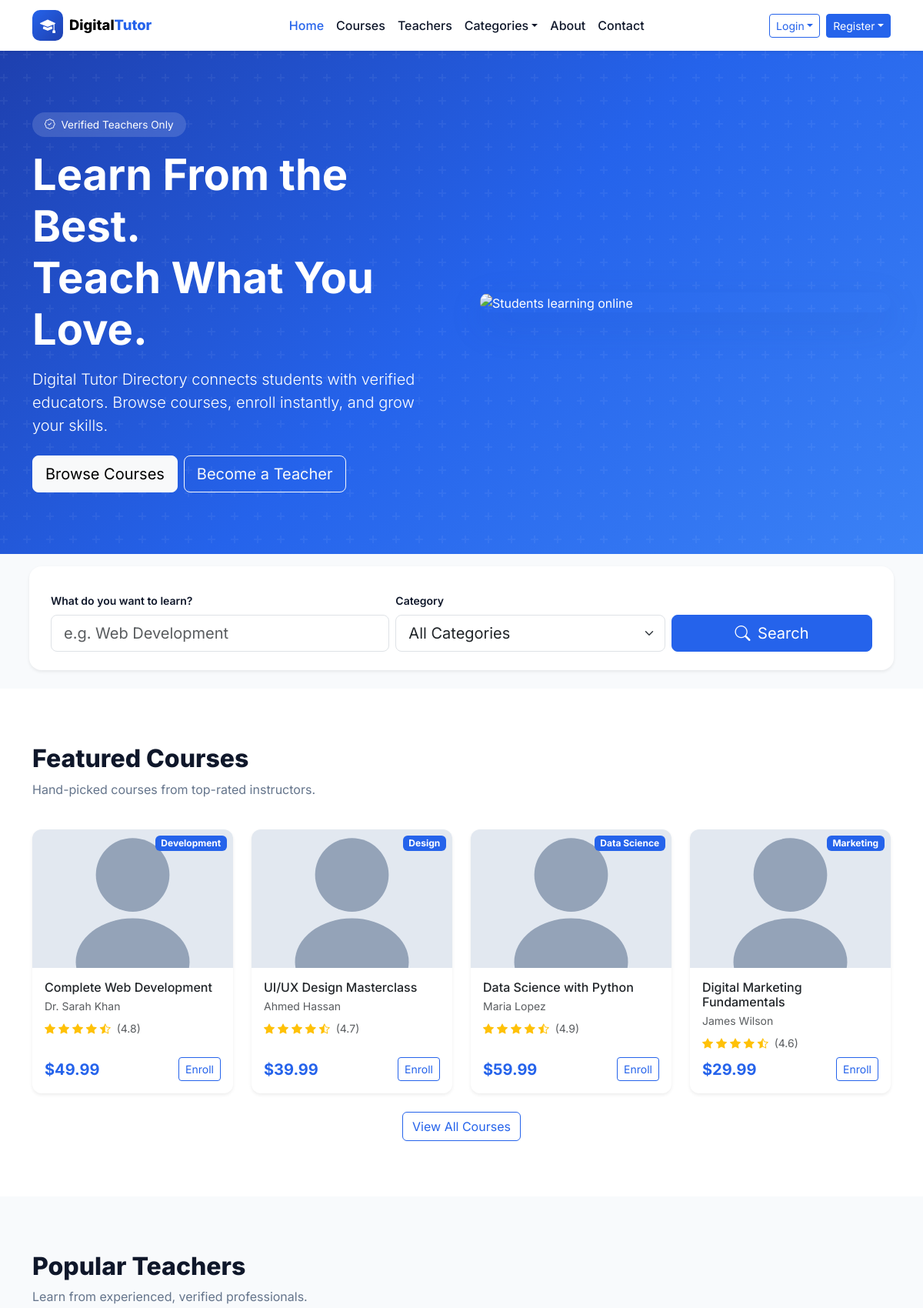
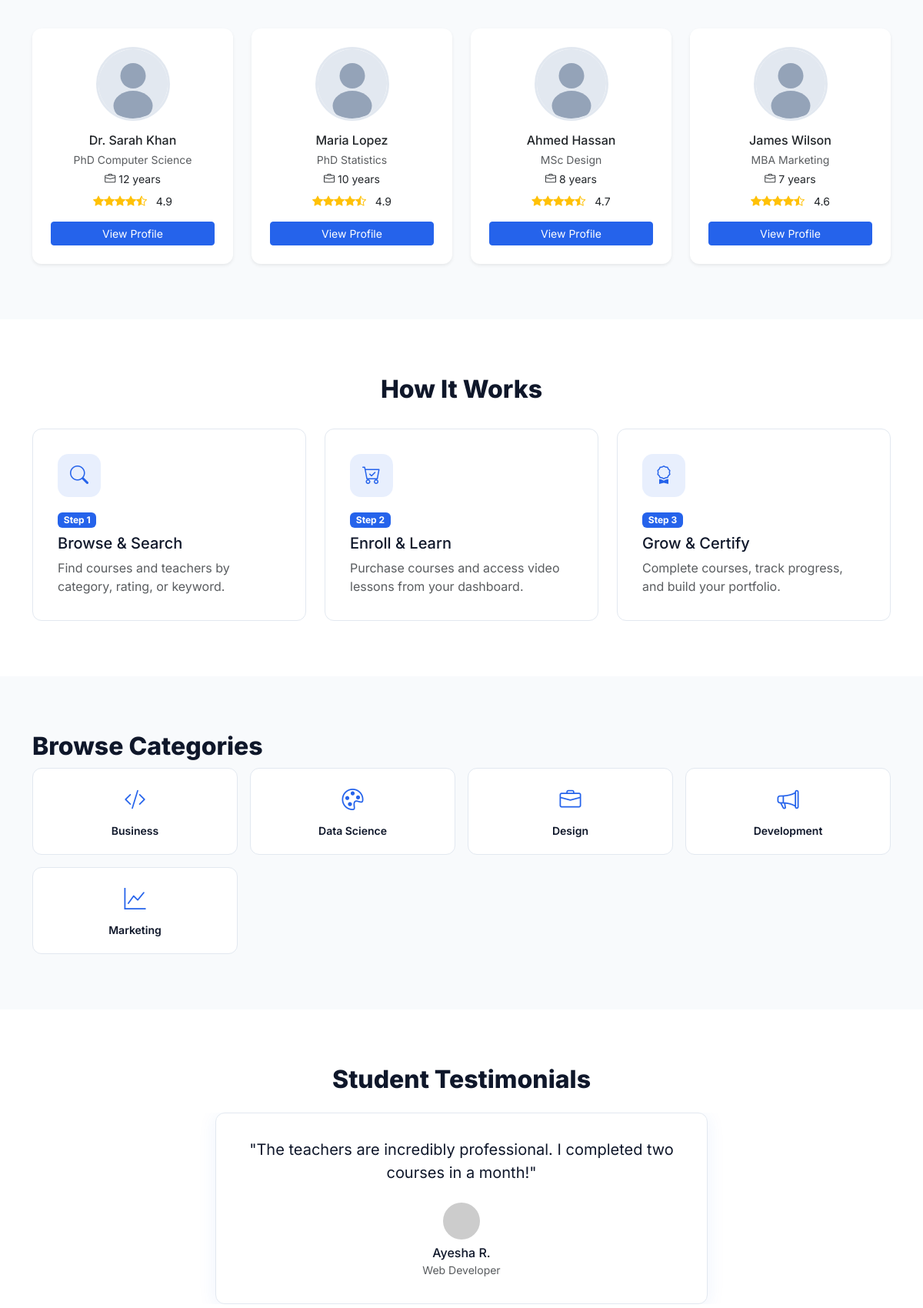
Page /pages/home.php (upper part) on the committed database (2 pictures, top to bottom).
### tables this page shows
CREATE TABLE courses (
  id INT UNSIGNED AUTO_INCREMENT PRIMARY KEY,
  teacher_id INT UNSIGNED NOT NULL,
  category_id INT UNSIGNED NOT NULL,
  title VARCHAR(200) NOT NULL,
  slug VARCHAR(220) NOT NULL,
  description TEXT NOT NULL,
  price DECIMAL(10,2) NOT NULL DEFAULT 0,
  thumb VARCHAR(255) DEFAULT 'assets/images/avatars/placeholder.svg',
  status ENUM('draft','pending','published','rejected') NOT NULL DEFAULT 'pending',
  rating DECIMAL(3,2) NOT NULL DEFAULT 0,
  created_at TIMESTAMP DEFAULT CURRENT_TIMESTAMP,
  updated_at TIMESTAMP DEFAULT CURRENT_TIMESTAMP ON UPDATE CURRENT_TIMESTAMP,
  FOREIGN KEY (teacher_id) REFERENCES users(id) ON DELETE CASCADE,
  FOREIGN KEY (category_id) REFERENCES categories(id),
  INDEX idx_courses_status (status),
  INDEX idx_courses_teacher (teacher_id)
);

CREATE TABLE categories (
  id INT UNSIGNED AUTO_INCREMENT PRIMARY KEY,
  name VARCHAR(80) NOT NULL UNIQUE,
  slug VARCHAR(80) NOT NULL UNIQUE
);

CREATE TABLE users (
  id INT UNSIGNED AUTO_INCREMENT PRIMARY KEY,
  name VARCHAR(120) NOT NULL,
  email VARCHAR(190) NOT NULL UNIQUE,
  phone VARCHAR(30) DEFAULT NULL,
  password_hash VARCHAR(255) NOT NULL,
  role ENUM('student','teacher','admin') NOT NULL DEFAULT 'student',
  status ENUM('active','inactive','pending') NOT NULL DEFAULT 'active',
  bio TEXT DEFAULT NULL,
  avatar VARCHAR(255) DEFAULT NULL,
  created_at TIMESTAMP DEFAULT CURRENT_TIMESTAMP,
  updated_at TIMESTAMP DEFAULT CURRENT_TIMESTAMP ON UPDATE CURRENT_TIMESTAMP,
  INDEX idx_users_role (role),
  INDEX idx_users_status (status)
);

### components/database.php (called while the page is built, shortened)
<?php
function db_config(): array
{
    static $config;
    if ($config === null) {
        $config = require __DIR__ . '/db-config.php';
    }
    return $config;
}
function db(): PDO
{
    static $pdo;
    if ($pdo instanceof PDO) {
        return $pdo;
    }
    $c = db_config();
    $dsn = sprintf('mysql:host=%s;port=%s;dbname=%s;charset=%s', $c['host'], $c['port'], $c['name'], $c['charset']);
    $pdo = new PDO($dsn, $c['user'], $c['pass'], [
        PDO::ATTR_ERRMODE => PDO::ERRMODE_EXCEPTION,
        PDO::ATTR_DEFAULT_FETCH_MODE => PDO::FETCH_ASSOC,
        PDO::ATTR_EMULATE_PREPARES => false,
    ]);
    return $pdo;
}
function db_available(): bool
{
    static $available;
    if ($available !== null) {
        return $available;
    }
    try {
        db()->query('SELECT 1 FROM users LIMIT 1');
        $available = true;
    } catch (Throwable) {
        $available = false;
    }
    return $available;
}

### includes/data.php (called while the page is built, shortened)
<?php
require_once __DIR__ . '/../components/database.php';
function map_course_row(array $row): array
{
    return [
        'id' => (int) $row['id'],
        'title' => $row['title'],
        'teacher' => $row['teacher_name'] ?? '',
        'teacher_id' => (int) ($row['teacher_id'] ?? 0),
        'price' => (float) $row['price'],
        'rating' => (float) $row['rating'],
        'category' => $row['category_name'] ?? '',
        'category_id' => (int) ($row['category_id'] ?? 0),
        'thumb' => $row['thumb'] ?: 'assets/images/avatars/placeholder.svg',
        'students' => (int) ($row['student_count'] ?? 0),
        'desc' => $row['description'] ?? '',
        'status' => $row['status'] ?? 'published',
        'submitted' => isset($row['created_at']) ? date('Y-m-d', strtotime($row['created_at'])) : '',
        'enrollments' => (int) ($row['student_count'] ?? 0),
    ];
}
function courses_base_sql(string $where = '1=1'): string
{
    return "SELECT c.*, u.name AS teacher_name, cat.name AS category_name,
            (SELECT COUNT(*) FROM enrollments e WHERE e.course_id = c.id) AS student_count
            FROM courses c
            JOIN users u ON u.id = c.teacher_id
            JOIN categories cat ON cat.id = c.category_id
            WHERE $where";
}
function getCourses(bool $publishedOnly = true): array
{
    if (!db_available()) {
        return fallbackCourses();
    }
    $where = $publishedOnly ? "c.status = 'published'" : '1=1';
    $stmt = db()->query(courses_base_sql($where) . ' ORDER BY c.created_at DESC');
    return array_map('map_course_row', $stmt->fetchAll());
}
function getTeachers(bool $verifiedOnly = true): array
{
    $where = $verifiedOnly
        ? "u.role = 'teacher' AND tp.verification_status = 'verified' AND u.status = 'active'"
        : "u.role = 'teacher'";
    $sql = "SELECT u.id, u.name, u.email, u.bio, u.avatar AS photo, tp.qualification, tp.experience,
            tp.subject, tp.rating,
            (SELECT COUNT(DISTINCT e.student_id) FROM enrollments e
             JOIN courses c ON c.id = e.course_id WHERE c.teacher_id = u.id) AS students
            FROM users u
            LEFT JOIN teacher_profiles tp ON tp.user_id = u.id
            WHERE $where
            ORDER BY tp.rating DESC";
    $stmt = db()->query($sql);
    return array_map(static function ($row) {
        return [
            'id' => (int) $row['id'],
            'name' => $row['name'],
            'email' => $row['email'] ?? '',
            'qualification' => $row['qualification'] ?? '',
            'experience' => $row['experience'] ?? '',
            'rating' => (float) ($row['rating'] ?? 0),
            'subject' => $row['subject'] ?? '',
            'photo' => $row['photo'] ?? '',
            'students' => (int) ($row['students'] ?? 0),
            'bio' => $row['bio'] ?? '',
        ];
    }, $stmt->fetchAll());
}
function getCategoriesWithCourses(): array
{
    $stmt = db()->query("
        SELECT DISTINCT cat.id, cat.name, cat.slug
        FROM categories cat
        INNER JOIN courses c ON c.category_id = cat.id
        WHERE c.status = 'published'
        ORDER BY cat.name
    ");
    $categories = $stmt->fetchAll();
    return $categories;
}

### components/course-card.php (the view, shortened to what this page needs)
<article class="course-card card h-100 border-0 shadow-sm"
  data-category="<?= htmlspecialchars($course['category']) ?>"
  data-price="<?= (float)$course['price'] ?>"
  data-rating="<?= (float)$course['rating'] ?>"
  data-teacher="<?= htmlspecialchars($course['teacher']) ?>"
  data-search="<?= htmlspecialchars(strtolower($course['title'] . ' ' . $course['teacher'] . ' ' . $course['category'] . ' ' . ($course['desc'] ?? ''))) ?>">
  <div class="course-card__thumb position-relative overflow-hidden">
    <img src="<?= media_url($course['thumb'], 'assets/images/avatars/placeholder.svg') ?>" class="card-img-top" alt="<?= htmlspecialchars($course['title']) ?>" onerror="this.onerror=null;this.src='<?= media_url('') ?>'">
    <span class="badge bg-primary position-absolute top-0 end-0 m-2"><?= htmlspecialchars($course['category']) ?></span>
  </div>
  <div class="card-body d-flex flex-column">
    <h3 class="h6 card-title mb-1"><?= htmlspecialchars($course['title']) ?></h3>
    <p class="text-muted small mb-2"><?= htmlspecialchars($course['teacher']) ?></p>
    <div class="rating-stars small mb-2">
      <?php $r = (float)$course['rating']; for ($i = 1; $i <= 5; $i++): ?>
        <i class="bi bi-star<?= $i <= floor($r) ? '-fill' : ($i - $r < 1 ? '-half' : '') ?> text-warning"></i>
      <?php endfor; ?>
      <span class="text-muted ms-1">(<?= number_format($r, 1) ?>)</span>
    </div>
    <div class="mt-auto d-flex justify-content-between align-items-center">
      <strong class="text-primary fs-5">$<?= number_format($course['price'], 2) ?></strong>
      <a href="<?= url('pages/course-detail.php?id=' . (int)$course['id']) ?>" class="btn btn-sm btn-outline-primary">Enroll</a>
    </div>
  </div>
</article>

### pages/home.php (shortened to what this page needs)
<?php
require_once __DIR__ . '/../components/config.php';
$courses = mockCourses();
$teachers = mockTeachers();
require_once __DIR__ . '/../components/head.php';
require_once __DIR__ . '/../components/navbar.php';
?>
<section class="hero">
  <div class="container">
    <div class="row align-items-center g-5">
      <div class="col-lg-6 fade-up">
        <span class="hero-badge d-inline-block mb-3"><i class="bi bi-patch-check me-1"></i> Verified Teachers Only</span>
        <h1 class="display-4 fw-bold mb-3">Learn From the Best.<br>Teach What You Love.</h1>
        <p class="lead opacity-90 mb-4">Digital Tutor Directory connects students with verified educators. Browse courses, enroll instantly, and grow your skills.</p>
        <div class="d-flex flex-wrap gap-2">
          <a href="<?= url('pages/courses.php') ?>" class="btn btn-light btn-lg">Browse Courses</a>
          <a href="<?= url('auth/register.php?role=teacher') ?>" class="btn btn-outline-light btn-lg">Become a Teacher</a>
        </div>
      </div>
      <div class="col-lg-6 fade-up">
        <div class="hero-img-wrap">
          <img src="<?= asset('images/hero-student.jpg') ?>" class="img-fluid" alt="Students learning online" onerror="this.src='https://images.unsplash.com/photo-1522202176988-66273c2fd55f?w=800'">
        </div>
      </div>
    </div>
  </div>
</section>
<section class="section section--alt py-4">
  <div class="container">
    <form class="row g-2 align-items-end bg-white p-4 rounded-4 shadow-sm" action="<?= url('pages/courses.php') ?>" method="get">
      <div class="col-md-5">
        <label class="form-label small fw-semibold">What do you want to learn?</label>
        <input type="search" name="q" class="form-control form-control-lg" placeholder="e.g. Web Development">
      </div>
      <div class="col-md-4">
        <label class="form-label small fw-semibold">Category</label>
        <select name="category" class="form-select form-select-lg">
          <option value="">All Categories</option>
        </select>
      </div>
      <div class="col-md-3">
        <button type="submit" class="btn btn-primary btn-lg w-100"><i class="bi bi-search me-1"></i> Search</button>
      </div>
    </form>
  </div>
</section>
<section class="section">
  <div class="container">
    <h2 class="section-title">Featured Courses</h2>
    <p class="section-subtitle">Hand-picked courses from top-rated instructors.</p>
    <div class="row g-4">
      <?php foreach (array_slice($courses, 0, 4) as $course): ?>
      <div class="col-sm-6 col-lg-3 fade-up">
        <?php require __DIR__ . '/../components/course-card.php'; ?>
      </div>
      <?php endforeach; ?>
    </div>
    <div class="text-center mt-4">
      <a href="<?= url('pages/courses.php') ?>" class="btn btn-outline-primary">View All Courses</a>
    </div>
  </div>
</section>
<section class="section section--alt">
  <div class="container">
    <h2 class="section-title">Popular Teachers</h2>
    <p class="section-subtitle">Learn from experienced, verified professionals.</p>
    <div class="row g-4">
      <?php foreach ($teachers as $teacher): ?>
      <div class="col-sm-6 col-lg-3 fade-up">
        <?php require __DIR__ . '/../components/teacher-card.php'; ?>
      </div>
      <?php endforeach; ?>
    </div>
  </div>
</section>
<section class="section">
  <div class="container">
    <h2 class="section-title text-center">How It Works</h2>
    <div class="row g-4 mt-2">
      <?php
      $steps = [
        ['icon'=>'bi-search','title'=>'Browse & Search','text'=>'Find courses and teachers by category, rating, or keyword.'],
        ['icon'=>'bi-cart-check','title'=>'Enroll & Learn','text'=>'Purchase courses and access video lessons from your dashboard.'],
        ['icon'=>'bi-award','title'=>'Grow & Certify','text'=>'Complete courses, track progress, and build your portfolio.'],
      ];
      foreach ($steps as $i => $step): ?>
      <div class="col-md-4 fade-up">
        <div class="step-card">
          <div class="step-card__icon"><i class="bi <?= $step['icon'] ?>"></i></div>
          <span class="badge bg-primary mb-2">Step <?= $i + 1 ?></span>
          <h3 class="h5"><?= $step['title'] ?></h3>
          <p class="text-muted mb-0"><?= $step['text'] ?></p>
        </div>
      </div>
      <?php endforeach; ?>
    </div>
  </div>
</section>
<section class="section section--alt">
  <div class="container">
    <h2 class="section-title">Browse Categories</h2>
    <div class="row g-3">
      <?php
      $icons = ['bi-code-slash','bi-palette','bi-briefcase','bi-megaphone','bi-graph-up','bi-camera','bi-music-note','bi-translate'];
      $categories = getCategoriesWithCourses();
      foreach ($categories as $i => $cat):
        $catName = is_array($cat) ? $cat['name'] : $cat;
      ?>
      <div class="col-6 col-md-3 fade-up">
        <a href="<?= url('pages/courses.php?category=' . urlencode($catName)) ?>" class="category-pill">
          <i class="bi <?= $icons[$i % count($icons)] ?>"></i>
          <span class="small fw-semibold"><?= htmlspecialchars($catName) ?></span>
        </a>
      </div>
      <?php endforeach; ?>
    </div>
  </div>
</section>
<section class="section">
  <div class="container">
    <h2 class="section-title text-center mb-4">Student Testimonials</h2>
    <div id="testimonialCarousel" class="carousel slide" data-bs-ride="carousel">
      <div class="carousel-inner">
        <?php
        $testimonials = [
          ['name'=>'Ayesha R.','text'=>'The teachers are incredibly professional. I completed two courses in a month!','role'=>'Web Developer'],
          ['name'=>'Omar K.','text'=>'Best platform for verified tutors. Payment and access were seamless.','role'=>'Student'],
          ['name'=>'Fatima S.','text'=>'As a teacher, uploading courses after verification was straightforward.','role'=>'Instructor'],
        ];
        foreach ($testimonials as $i => $t): ?>
        <div class="carousel-item <?= $i === 0 ? 'active' : '' ?>">
          <div class="testimonial-card text-center mx-auto" style="max-width:640px">
            <p class="fs-5 mb-4">"<?= $t['text'] ?>"</p>
            <img src="https://ui-avatars.com/api/?name=<?= urlencode($t['name']) ?>&background=2563EB&color=fff" alt="">
            <h6 class="mt-2 mb-0"><?= $t['name'] ?></h6>
            <small class="text-muted"><?= $t['role'] ?></small>
          </div>
        </div>
        <?php endforeach; ?>
      </div>
      <button class="carousel-control-prev" type="button" data-bs-target="#testimonialCarousel" data-bs-slide="prev"></button>
      <button class="carousel-control-next" type="button" data-bs-target="#testimonialCarousel" data-bs-slide="next"></button>
    </div>
  </div>
</section>
<?php
require_once __DIR__ . '/../components/public-footer-scripts.php';

### components/teacher-card.php (shortened to what this page needs)
<article class="teacher-card card h-100 border-0 shadow-sm text-center p-4"
  data-subject="<?= htmlspecialchars($teacher['subject']) ?>"
  data-rating="<?= (float)$teacher['rating'] ?>"
  data-experience="<?= (int)filter_var($teacher['experience'], FILTER_SANITIZE_NUMBER_INT) ?>"
  data-search="<?= htmlspecialchars(strtolower($teacher['name'] . ' ' . $teacher['qualification'] . ' ' . $teacher['subject'] . ' ' . $teacher['bio'])) ?>">
  <img src="<?= media_url($teacher['photo']) ?>" class="teacher-card__avatar rounded-circle mx-auto mb-3" alt="<?= htmlspecialchars($teacher['name']) ?>" onerror="this.onerror=null;this.src='<?= media_url('') ?>'">
  <h3 class="h6 mb-1"><?= htmlspecialchars($teacher['name']) ?></h3>
  <p class="text-muted small mb-1"><?= htmlspecialchars($teacher['qualification']) ?></p>
  <p class="small mb-2"><i class="bi bi-briefcase me-1"></i><?= htmlspecialchars($teacher['experience']) ?></p>
  <div class="rating-stars small mb-3">
    <?= renderStars((float)$teacher['rating']) ?>
    <span class="ms-2"><?= number_format($teacher['rating'], 1) ?></span>
  </div>
  <a href="<?= url('pages/teacher-profile.php?id=' . (int)$teacher['id']) ?>" class="btn btn-sm btn-primary w-100">View Profile</a>
</article>

### components/config.php (shortened to what this page needs)
<?php
require_once __DIR__ . '/database.php';
require_once __DIR__ . '/../includes/data.php';
function url(string $path = ''): string
{
    return rtrim(BASE_URL, '/') . '/' . ltrim($path, '/');
}
function asset(string $path): string
{
    return url('assets/' . ltrim($path, '/'));
}
function media_url(?string $path, string $fallback = 'assets/images/avatars/placeholder.svg'): string
{
    $path = trim((string) $path);
    if ($path === '') {
        return url($fallback);
    }
    return url(ltrim($path, '/'));
}
function renderStars(float $rating, int $max = 5): string
{
    $html = '';
    for ($i = 1; $i <= $max; $i++) {
        if ($rating >= $i) {
            $html .= '<i class="bi bi-star-fill text-warning"></i>';
        } elseif ($rating >= $i - 0.5) {
            $html .= '<i class="bi bi-star-half text-warning"></i>';
        } else {
            $html .= '<i class="bi bi-star text-warning"></i>';
        }
    }
    return $html;
}
function mockCourses(): array { return getCourses(true); }
function mockTeachers(): array { return getTeachers(true); }

### rows in the picture
courses: thumb (placeholder picture), category.name "Development", title "Complete Web Development", teacher.name "Dr. Sarah Khan", rating "4.8", price "49.99"
courses: thumb (placeholder picture), category.name "Design", title "UI/UX Design Masterclass", teacher.name "Ahmed Hassan", rating "4.7", price "39.99"
courses: thumb (placeholder picture), category.name "Data Science", title "Data Science with Python", teacher.name "Maria Lopez", rating "4.9", price "59.99"
courses: thumb (placeholder picture), category.name "Marketing", title "Digital Marketing Fundamentals", teacher.name "James Wilson", rating "4.6", price "29.99"
users: name "Dr. Sarah Khan", qualification "PhD Computer Science", experience "12 years", rating "4.9"
users: name "Maria Lopez", qualification "PhD Statistics", experience "10 years", rating "4.9"
users: name "Ahmed Hassan", qualification "MSc Design", experience "8 years", rating "4.7"
users: name "James Wilson", qualification "MBA Marketing", experience "7 years", rating "4.6"
categories: name "Business"
categories: name "Data Science"
categories: name "Design"
categories: name "Development"
categories: name "Marketing"

### other values in the picture
$step['title'] "Browse & Search"
$step['text'] "Find courses and teachers by category, rating, or keyword."
$step['title'] "Enroll & Learn"
$step['text'] "Purchase courses and access video lessons from your dashboard."
$step['title'] "Grow & Certify"
$step['text'] "Complete courses, track progress, and build your portfolio."
$t['text'] "The teachers are incredibly professional. I completed two courses in a month!"
$t['name'] "Ayesha R."
$t['role'] "Web Developer"
